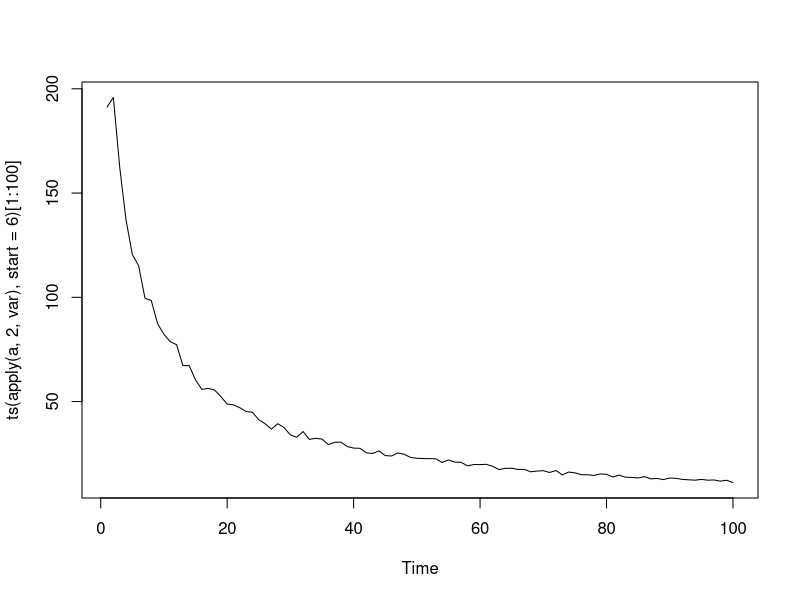
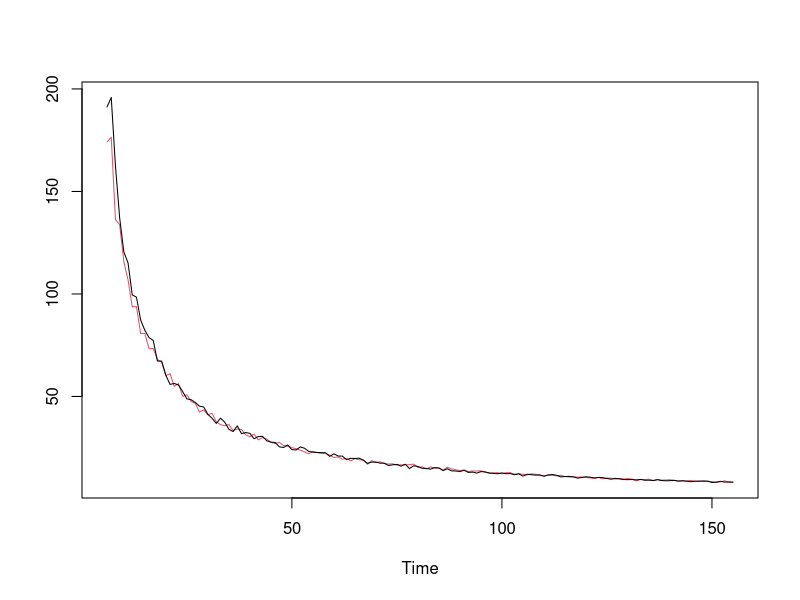

These charts were generated, in order, by the following R code: (Note: this script raises an error after producing the figures.)

means= rep(0,1000)
medians= rep(0, 1000)
geometrical_means= rep(0, 1000)
for(i in 1:1000){ means[i]= mean(rpois(10,1000) +  rnorm(10,0, 1000))
geometrical_means[i] = mean( log( rpois(10,1000)+ rnorm(10,0, 1000) ))
medians[i]= mean( rpois(10,1000) + rnorm(10,0, 1000), trim= 0.5)
}
var(means)
var(medians)
var(exp(geometrical_means))

mean(means)
mean(medians)
mean(exp(geometrical_means))

p= 0.995 
#library(pracma)
#var.test(means,exp(geometrical_means), alternative = "two.sided")
#var.test(means,medians, alternative = "two.sided")
a = matrix( ncol = 150, nrow = 3000)
for(k in 1:150){
for(i in 1:3000){
a[i,k] = mean( rpois(5+k,800) +(runif(5+k)>p)* rpois(5+k,300)    )  }}


ts.plot( ts(apply( a, 2,var) , start= 6 )[1:100])

b = matrix( ncol = 150, nrow = 3000)
for(k in 1:150){
  for(i in 1:3000){
    b[i,k] = median( rpois(5+k,800) + (runif(5+k)>p )* rpois(5+k,200)  )  }}

ts.plot( ts(apply( b, 2,var) , start= 6 ) ,     ts(apply( a, 2,var) , start= 6 ), col= c(2,1)  )

c = matrix( ncol = 150, nrow = 3000)
for(k in 1:150){
  for(i in 1:3000){
    c[i,k] =  geomean( rpois(5+k,800) + (runif(5+k)>p)* rpois(5+k,200)  ) }}

ts.plot( ts(apply( b, 2,std) , start= 6 ) ,     ts(apply( a, 2,std) , start= 6 ), ts(apply( c, 2,std) , start= 6 ) ,   col= c(2,1,3) ,  gpars=list( main= "Scenario with 'hardly detectable' outliers",xlab="Sample size", ylab="Standard deviation") )
legend(115, sqrt(200), legend=c("Median", "Mean", "Geometric Mean"), col=c(2,1,3), lty=1, cex=1)


#ts.plot( ts(apply( f, 2,std) , start= 6 ) ,     ts(apply( e, 2,std) , start= 6 ), ts(apply( g, 2,std) , start= 6 ) ,   col= c(2,1,3) ,  gpars=list( main= "Scenario with outliers",xlab="Sample size", ylab="Standard deviation") )
#legend(115, 25, legend=c("Median", "Mean", "Geometric Mean"), col=c(2,1,3), lty=1, cex=1)

#ts.plot( ts(apply( h, 2,std) , start= 6 ) ,     ts(apply( i, 2,std) , start= 6 ), ts(apply( l, 2,std) , start= 6 ) ,   col= c(2,1,3) ,  gpars=list( main= "Scenario with no outliers",xlab="Sample size", ylab="Standard deviation") )
#legend(115,13, legend=c("Median", "Mean", "Geometric Mean"), col=c(2,1,3), lty=1, cex=1)


#the simulation shows how the geometric mean is efficient as the mean in case of no outliers, and how it is still robust in presence of outlier
# considering the fact that a pre-process and outlier detection will be performed, and the multiplicative 
# assumption of call volumes data generating precess, the geometric mean seems a reasonable apprach



